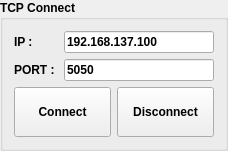
         <widget class="QGroupBox" name="groupBox">
          <property name="minimumSize">
           <size>
            <width>0</width>
            <height>0</height>
           </size>
          </property>
          <property name="maximumSize">
           <size>
            <width>240</width>
            <height>16777215</height>
           </size>
          </property>
          <property name="font">
           <font>
            <weight>75</weight>
            <bold>true</bold>
           </font>
          </property>
          <property name="title">
           <string>TCP Connect</string>
          </property>
          <layout class="QGridLayout" name="gridLayout">
           <item row="0" column="0">
            <layout class="QVBoxLayout" name="verticalLayout_2">
             <item>
              <widget class="QLabel" name="label">
               <property name="text">
                <string>IP : </string>
               </property>
              </widget>
             </item>
             <item>
              <widget class="QLabel" name="label_2">
               <property name="text">
                <string>PORT : </string>
               </property>
              </widget>
             </item>
            </layout>
           </item>
           <item row="0" column="1">
            <layout class="QVBoxLayout" name="verticalLayout">
             <item>
              <widget class="QLineEdit" name="txtIP">
               <property name="minimumSize">
                <size>
                 <width>150</width>
                 <height>0</height>
                </size>
               </property>
               <property name="text">
                <string>192.168.137.100</string>
               </property>
              </widget>
             </item>
             <item>
              <widget class="QLineEdit" name="txtPORT">
               <property name="minimumSize">
                <size>
                 <width>150</width>
                 <height>0</height>
                </size>
               </property>
               <property name="text">
                <string>5050</string>
               </property>
              </widget>
             </item>
            </layout>
           </item>
           <item row="1" column="0" colspan="2">
            <layout class="QHBoxLayout" name="horizontalLayout_2">
             <item>
              <widget class="QPushButton" name="btnConnect">
               <property name="enabled">
                <bool>true</bool>
               </property>
               <property name="minimumSize">
                <size>
                 <width>75</width>
                 <height>50</height>
                </size>
               </property>
               <property name="text">
                <string>Connect</string>
               </property>
              </widget>
             </item>
             <item>
              <widget class="QPushButton" name="btnDisconnect">
               <property name="minimumSize">
                <size>
                 <width>75</width>
                 <height>50</height>
                </size>
               </property>
               <property name="text">
                <string>Disconnect</string>
               </property>
              </widget>
             </item>
            </layout>
           </item>
          </layout>
         </widget>
